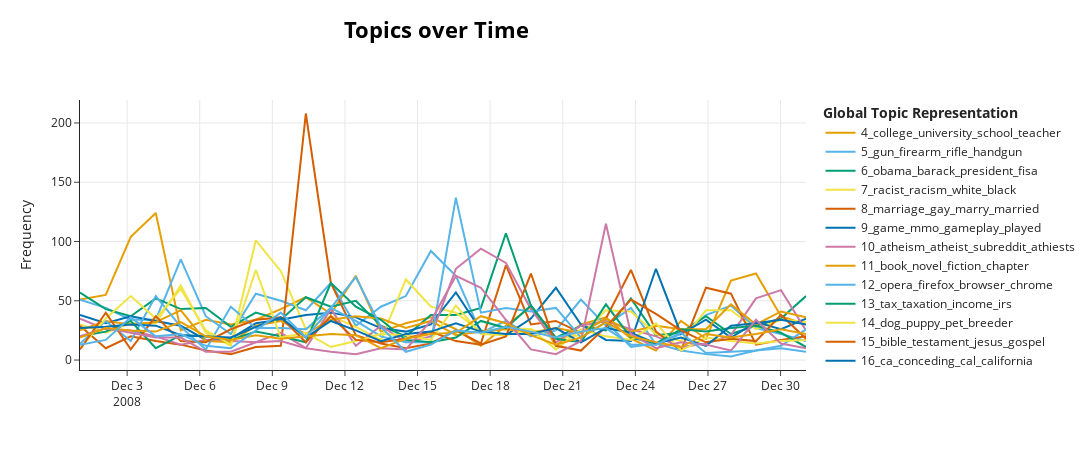

This figure's notebook cell:
### Markdown cell above
Using this trends we can see that the topics coorelate to several events around the world at this time:
1. topic 0 - The first topic raised because of Mivtza Oferet Yetzuka at the end of 2008  - https://simple.wikipedia.org/wiki/Gaza_War_(2008%E2%80%932009)
2. topic 1 - 2008–2009 Canadian parliamentary dispute - https://en.wikipedia.org/wiki/2008%E2%80%932009_Canadian_parliamentary_dispute
3. topic 3 - Christmas Day 2008 was in 25.12.2008

### Code cell
# Let't look only on the 3 and later topics
topic_model.visualize_topics_over_time(topics_over_time, top_n_topics=20, topics=[4, 5, 6, 7, 8, 9, 10, 11, 12, 13, 14, 15, 16, 17, 18, 19])
